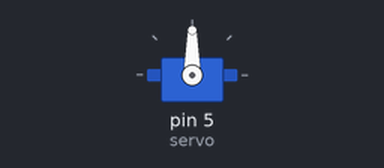
The sketch below on a simulated Arduino Uno, built with avr-gcc and run on an emulated ATmega328P. Shown: servo. What the sketch prints to the serial monitor is not drawn.

Above: at 0.05 s.
Timing chart, 0 to 4.6 s (numbered marks = the images above):
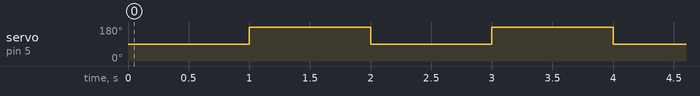

The sketch:

servo_loop.ino
```cpp
#include <Servo.h>

Servo servo;

int angle = 90;

void setup()
{
  Serial.begin (9600);
  servo.attach(5);
}

void loop()
{
  servo.write(angle);
  delay(1000);

  if (angle == 90) {
    angle = 180;
  } else {
    angle = 90;
  }
  Serial.println (angle);
}
```

Measured:
- by itself, servo on pin 5 (servo): alternates 180° for 1.0 s and 90° for 1.0 s
